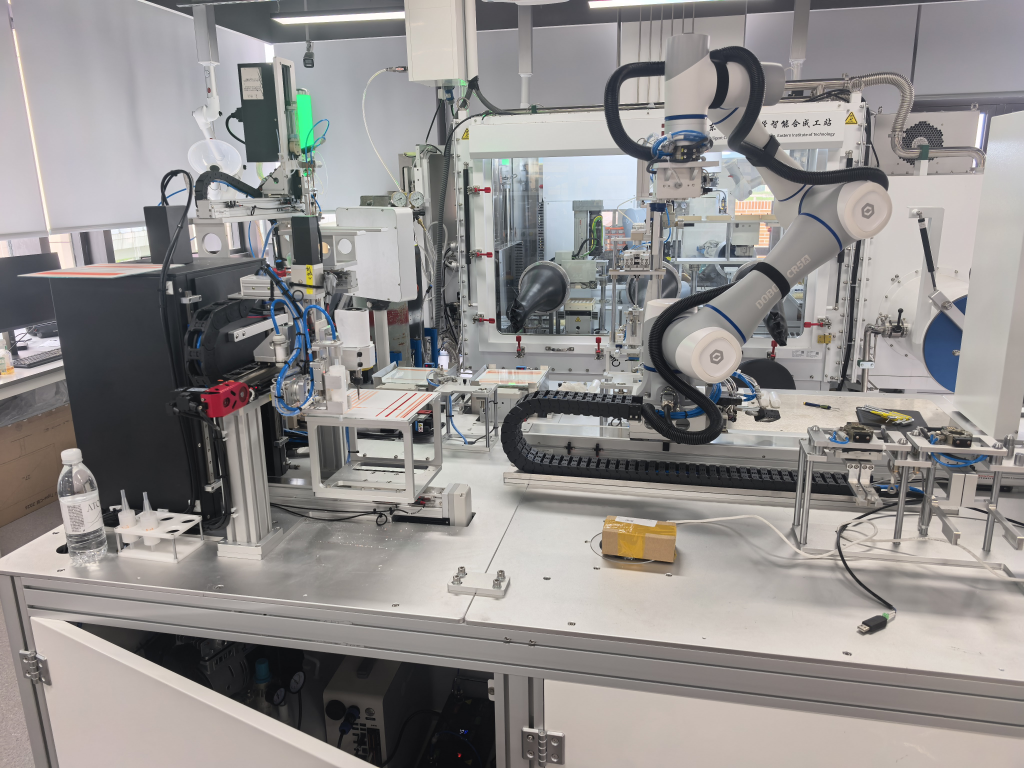
#> input picture related/unilabSZlab/现场照片/现场照片4.jpg, 4096 x 3072 px (shown at 1/4 size)
$ python prepare_evidence.py
#> lines starting #> are read from the running program, lines starting #| are printed output that depends on the picture; after the words box and inside, x2 and y2 are one past the last pixel; in counts of white or black regions, pixels touching at a corner belong together
#!/usr/bin/env python3
"""Create reproducible, non-generative Meshy input views from field photo 4."""

from __future__ import annotations

import hashlib
import json
from pathlib import Path

from PIL import Image, ImageDraw


HERE = Path(__file__).resolve().parent
WORKSPACE = HERE.parents[2]
SOURCE = WORKSPACE / "现场照片" / "现场照片4.jpg"

# Pixel coordinates in the source image. Pillow uses [left, upper, right, lower),
# therefore the output is exactly 1450 x 2100 pixels.
CROP_BOX = (300, 200, 1750, 2300)

# Manual subject masks in crop-local coordinates. These polygons cover the
# black enclosure, camera/actuator column, white working deck, and aluminum
# support frame. They are intentionally conservative; no pixels are invented.
SUBJECT_POLYGONS = [
    # Black enclosure and its attached cable/actuator area.
    [
        (150, 470),
        (530, 455),
        (695, 750),
        (690, 1715),
        (230, 1835),
        (130, 1640),
    ],
    # Upper optical/actuation column and white vertical mechanisms.
    [
        (390, 85),
        (835, 80),
        (1165, 210),
        (1215, 965),
        (1020, 1225),
        (645, 1115),
        (445, 740),
    ],
    # Working platform, sample stage, and aluminum support frame.
    [
        (245, 910),
        (1295, 925),
        (1365, 1785),
        (1195, 1905),
        (300, 1905),
        (170, 1750),
    ],
]


def sha256(path: Path) -> str:
    digest = hashlib.sha256()
    with path.open("rb") as stream:
        for chunk in iter(lambda: stream.read(1024 * 1024), b""):
            digest.update(chunk)
    return digest.hexdigest()


def main() -> None:
    with Image.open(SOURCE) as source:
#> source is the input picture: PIL image 4096x3072 RGB; mean R, G, B 145.7, 142.5, 141.1
        source.load()
        source_rgb = source.convert("RGB")
        crop = source_rgb.crop(CROP_BOX)
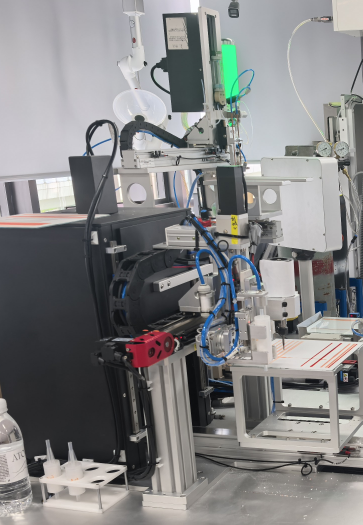
#> crop: PIL image 1450x2100 RGB (shown at 1/4 size); mean R, G, B 131.3, 131.3, 131.7

    raw_png = HERE / "photo4_crop_x300-1750_y200-2300.png"
    raw_jpg = HERE / "photo4_crop_x300-1750_y200-2300_q98.jpg"
    crop.save(raw_png, format="PNG", optimize=True)
    crop.save(raw_jpg, format="JPEG", quality=98, subsampling=0, optimize=True)

    mask = Image.new("L", crop.size, 0)
#> mask: PIL image 1450x2100 L; every value is 0
    draw = ImageDraw.Draw(mask)
    for polygon in SUBJECT_POLYGONS:
        draw.polygon(polygon, fill=255)

    # Feather only the alpha boundary. RGB pixels always remain source pixels.
    # No inpainting, content-aware fill, synthesis, or generative editing occurs.
    mask_path = HERE / "photo4_subject_manual_mask.png"
    mask.save(mask_path, format="PNG", optimize=True)
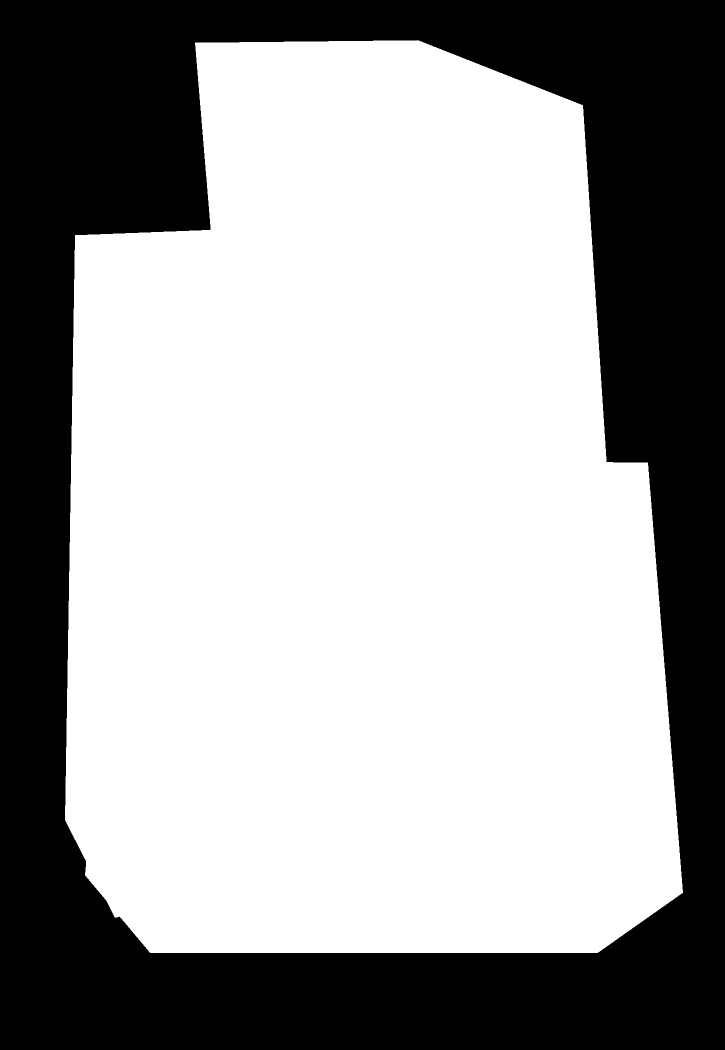
#> saved as photo4_subject_manual_mask.png: PIL image 1450x2100 L (shown at 1/2 size); 62.5% white; 1 black region, box (x1, y1, x2, y2) and area: (0, 0, 1450, 2100) 1140571

    transparent = crop.convert("RGBA")
    transparent.putalpha(mask)
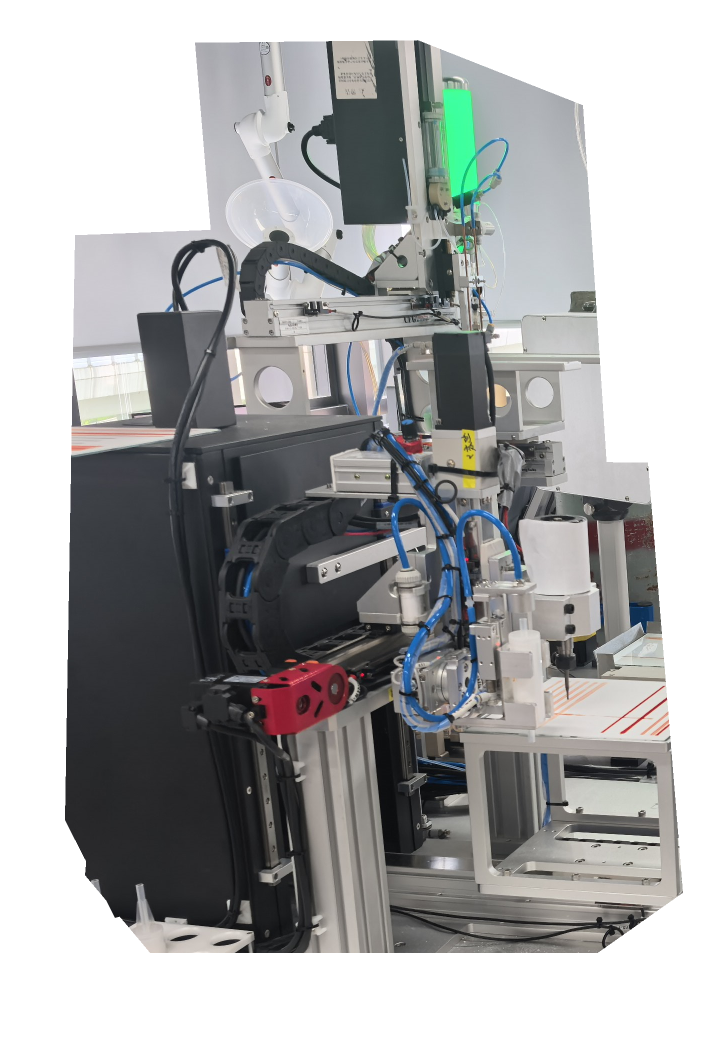
#> transparent: PIL image 1450x2100 RGBA (shown at 1/2 size); mean R, G, B, A 131.3, 131.3, 131.7, 159.5; transparent parts drawn white
    transparent_path = HERE / "photo4_subject_manual_transparent.png"
    transparent.save(transparent_path, format="PNG", optimize=True)

    audit = {
        "schema_version": "1.0",
        "asset_id": "photo_scrape_station",
        "created_by": "deterministic_crop_and_manual_polygon_mask",
        "source": {
            "path": str(SOURCE.relative_to(WORKSPACE)),
            "sha256": sha256(SOURCE),
            "pixel_size": [4096, 3072],
            "orientation": "upper-left",
        },
        "crop": {
            "coordinate_convention": "source pixels; [left, upper, right, lower), origin at top-left",
            "box_xyxy": list(CROP_BOX),
            "pixel_size": list(crop.size),
            "raw_png": {"path": raw_png.name, "sha256": sha256(raw_png)},
            "high_quality_jpeg": {
                "path": raw_jpg.name,
                "sha256": sha256(raw_jpg),
                "quality": 98,
                "chroma_subsampling": 0,
            },
        },
        "manual_mask": {
            "coordinate_convention": "crop-local pixels; origin at top-left",
            "polygons": SUBJECT_POLYGONS,
            "mask_path": mask_path.name,
            "mask_sha256": sha256(mask_path),
            "transparent_path": transparent_path.name,
            "transparent_sha256": sha256(transparent_path),
            "operation": "binary alpha mask only; RGB values inside mask copied from source crop",
            "generative_content": False,
        },
        "subject_scope": {
            "included": [
                "left black enclosure",
                "vertical camera or actuator head",
                "white striped working platform",
                "aluminum-profile support frame",
                "attached visible pneumatic lines and mechanisms",
            ],
            "excluded_or_mostly_excluded": [
                "DOBOT CR5A on the right",
                "right-side tool rack",
                "foreground parcel and loose tabletop objects",
                "most rear chemistry workstation background",
            ],
            "unavoidable_contamination": [
                "some rear workstation pixels visible through open-frame gaps",
                "occluding cables, hoses, and adjacent mechanisms",
                "left enclosure may be a neighboring subsystem rather than part of the target",
            ],
        },
        "fitness": {
            "recommended_primary_input": transparent_path.name,
            "recommended_audit_reference": raw_png.name,
            "intended_use": "Meshy pilot/reference for a layout-grade photo_scrape_station proxy",
            "not_suitable_for": [
                "manufacturing geometry",
                "collision-critical dimensions",
                "precise hidden-side reconstruction",
                "exact device identity claims",
            ],
            "single_view_risk": "high",
            "risk_reasons": [
                "only one oblique view",
                "rear, left, and underside geometry are hidden",
                "strong occlusion and reflective white/metal surfaces",
                "target boundary is ambiguous because it is integrated into a larger custom workstation",
                "no scale marker or calibrated camera intrinsics",
            ],
        },
    }
    audit_path = HERE / "evidence_audit.json"
    audit_path.write_text(
        json.dumps(audit, ensure_ascii=False, indent=2) + "\n", encoding="utf-8"
    )


if __name__ == "__main__":
    main()

$ run again, with related/unilabSZlab/现场照片/现场照片1.jpg copied over related/unilabSZlab/现场照片/现场照片4.jpg
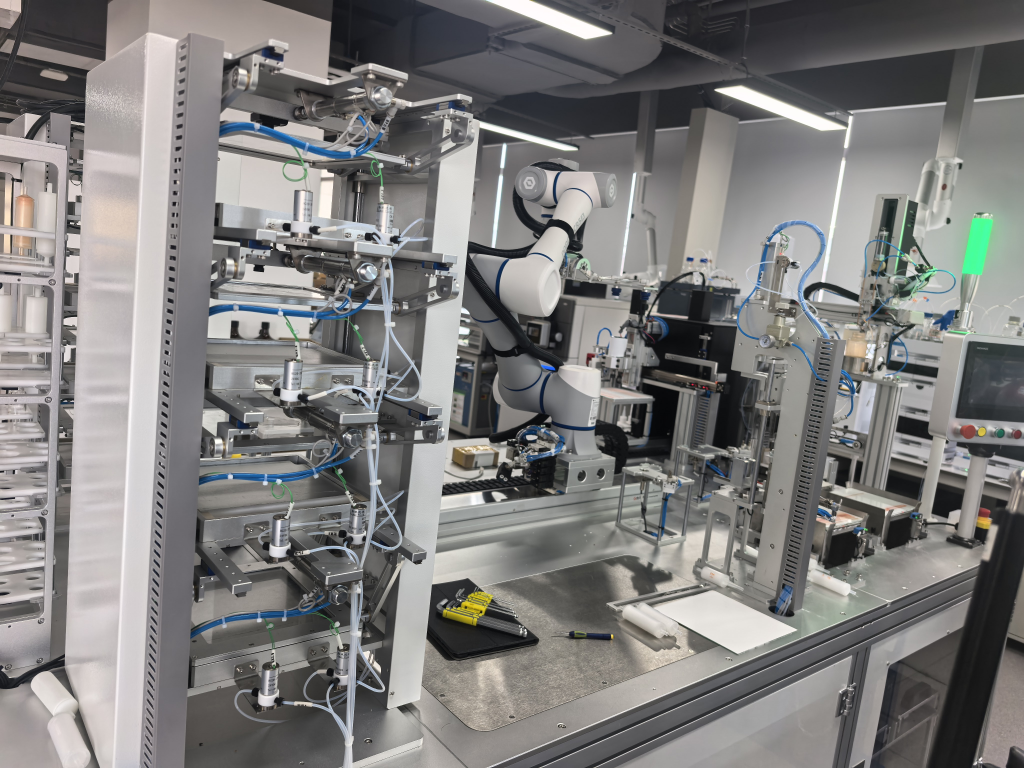
#> input picture related/unilabSZlab/现场照片/现场照片1.jpg, 4096 x 3072 px (shown at 1/4 size)
#> in main, source is the input picture: PIL image 4096x3072 RGB; mean R, G, B 126.4, 125.5, 124.6
#> in main, `crop = source_rgb.crop(CROP_BOX)`:
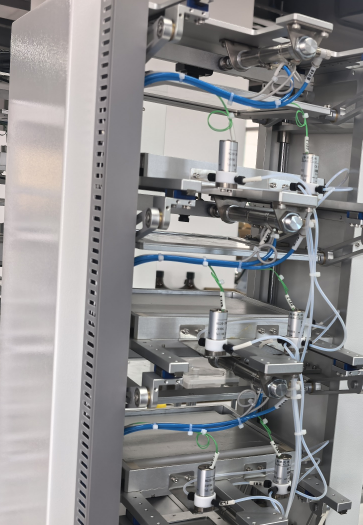
#> crop: PIL image 1450x2100 RGB (shown at 1/4 size); mean R, G, B 141.8, 140.6, 141.4
#> mask: PIL image 1450x2100 L; every value is 0
#> in main, `transparent.putalpha(mask)`:
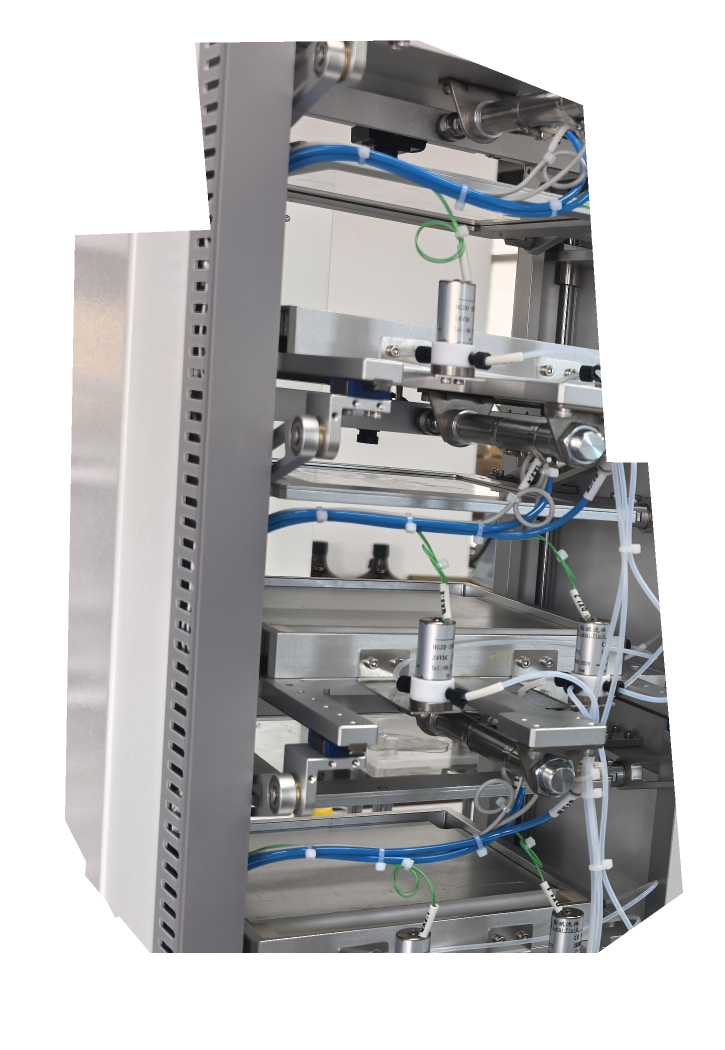
#> transparent: PIL image 1450x2100 RGBA (shown at 1/2 size); mean R, G, B, A 141.8, 140.6, 141.4, 159.5; transparent parts drawn white
